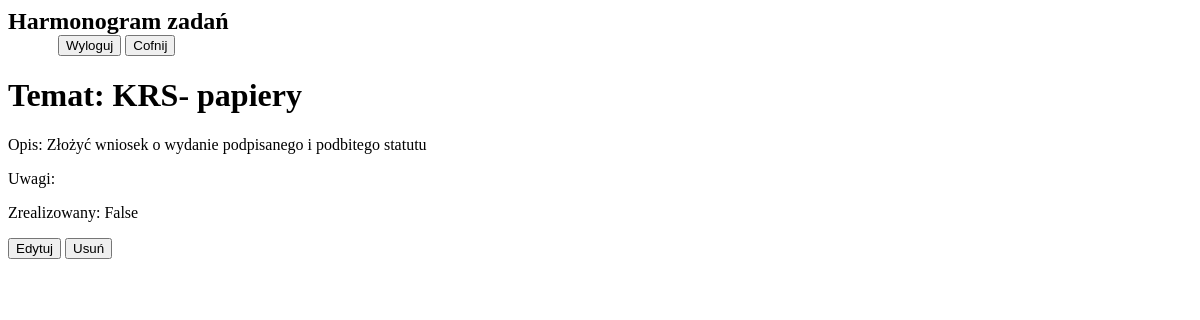
The app's page /harmonogram/7/, older data.
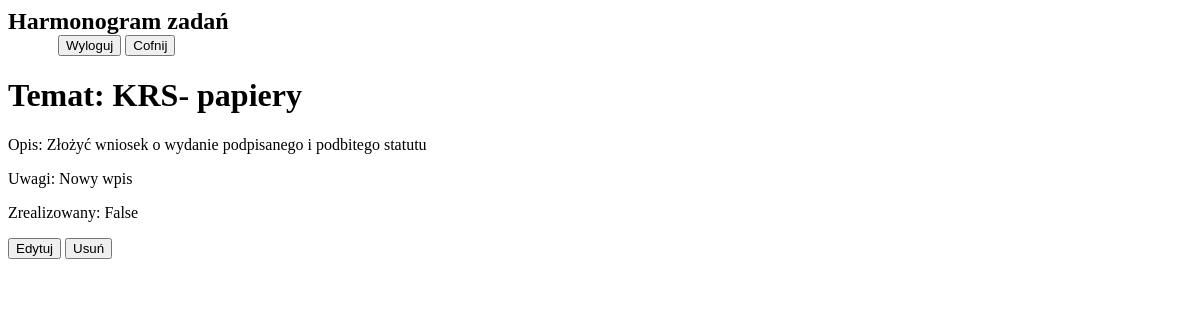
The same page, newer data.
### harmonogram/models.py (models this page shows, shortened)
class Zadanie(models.Model):
	temat = models.CharField(max_length=150)
	opis = models.TextField(blank=False, null=False)
	uwagi = models.TextField(blank=True, null=True)
	zrealizowany = models.BooleanField(default=False)

### harmonogram/views.py (the view)
# urls.py: path('<int:id>/', ZadanieSzczegolyWidok.as_view(), name='zadanie-szczegoly'),
class ZadanieSzczegolyWidok(DetailView):
	template_name = 'harmonogram/zadanie_szczegoly.html'
	queryset = Zadanie.objects.all()
	def get_object(self):
		id_ = self.kwargs.get("id")
		return get_object_or_404(Zadanie, id=id_)

### harmonogram/templates/harmonogram/zadanie_szczegoly.html
{% extends 'base.html' %}
{% block content %}
<a href="{% url 'harmonogram:zadanie-lista' %}"><input type='submit' value='Cofnij' /></a>
<h1>Temat: {{ object.temat }}</h1>
<p>Opis: {{ object.opis }}</p>
<p>Uwagi: {{ object.uwagi }}</p>
<p>Zrealizowany: {{ object.zrealizowany }}</p>
<a href="{% url 'harmonogram:zadanie-edytuj' object.id %}"><input type='submit' value='Edytuj' /></a>
<a href="{% url 'harmonogram:zadanie-usun' object.id %}"><input type='submit' value='Usuń' /></a>
{% endblock %}

Row changes from the older to the newer data that the page shows:
changed Zadanie "KRS- papiery": uwagi (not shown) → "Nowy wpis"
